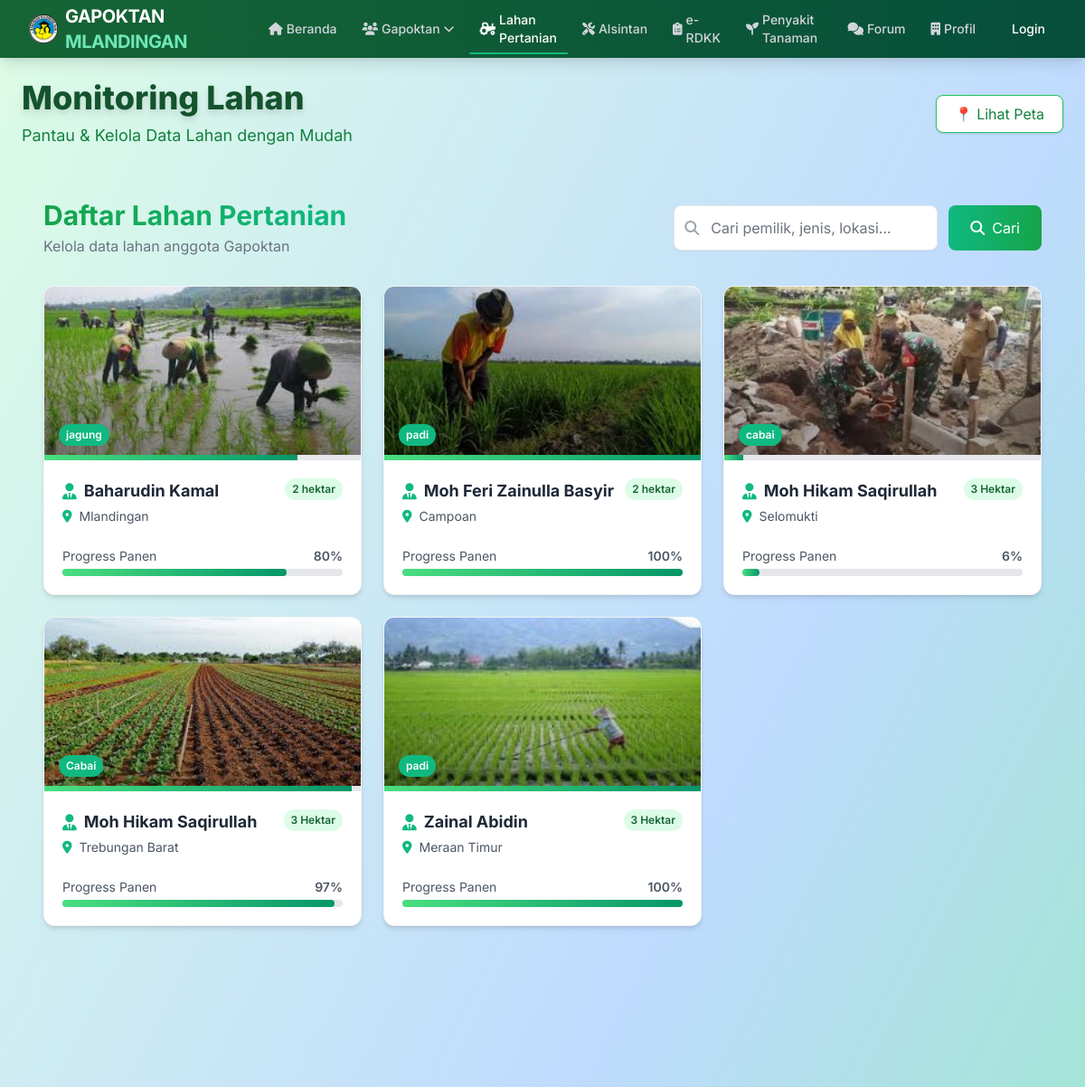
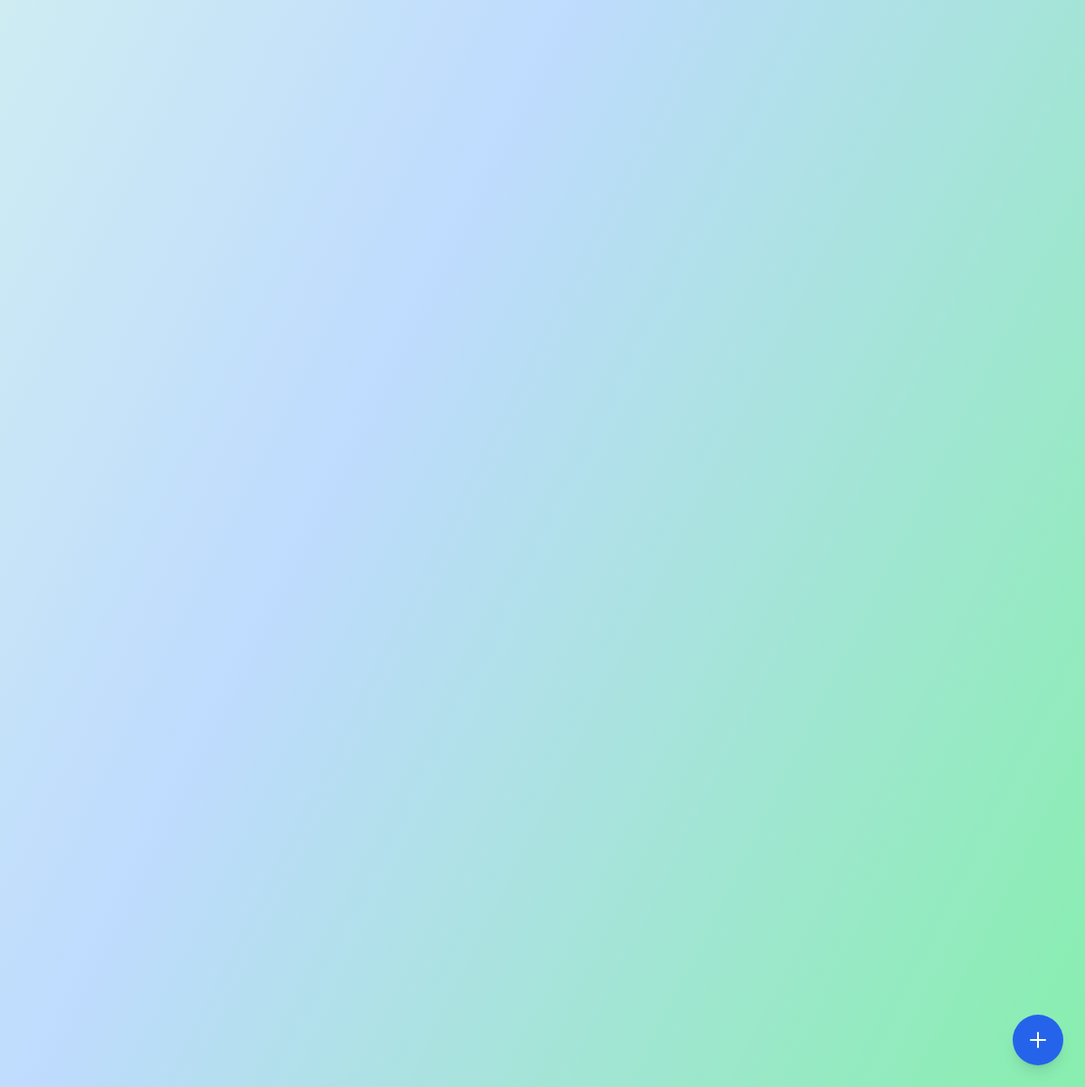
The page /petani/lahan on the database its author committed (2 pictures, top to bottom).
### administrator/models.py (models this page shows, shortened)
class Lahan(models.Model):
    pemilik = models.ForeignKey(Petani, on_delete=models.CASCADE)
    gambar_lahan = models.ImageField(upload_to='gambar/lahan', blank=False, null=True)
    luas = models.CharField(max_length=20)
    jenis_tanaman = models.CharField(max_length=100)
    lokasi = models.CharField(max_length=100)
    latitude = models.FloatField(null=True, blank=True)
    longitude = models.FloatField(null=True, blank=True)
    tanggal_tanam = models.DateField(null=True, blank=True)
    tanggal_panen = models.DateField(null=True, blank=True)
    created_at = models.DateField(default=timezone.now)
    slug = models.SlugField(max_length=200,null=True,blank=True, unique=True)
    class Meta:
        verbose_name_plural ="Data Lahan"
    @property
    def progress_tanam(self):
        if self.tanggal_tanam and self.tanggal_panen:
            total_days = (self.tanggal_panen - self.tanggal_tanam).days
            passed_days = (timezone.now().date() - self.tanggal_tanam).days
            if total_days > 0:
                progress = min(100, max(0, int((passed_days / total_days) * 100)))
                return progress
        return 0

class Petani(models.Model):
    grup = models.ForeignKey(Grup, on_delete=models.CASCADE, related_name='anggota')
    nama = models.CharField(max_length=100)
    nik = models.CharField(max_length=100, default="0000000000000000")
    no_hp = models.CharField(max_length=15)
    alamat = RichTextField(blank=True, null=True)
    created_at = models.DateField(default=timezone.now)
    slug = models.SlugField(max_length=200,null=True,blank=True, unique=True)
    class Meta:
        verbose_name_plural ="Data Petani"
    def __str__(self):
        return self.nama

### petani/views.py (the view)
# urls.py: path('lahan', views.lahan, name='lahan'),
def lahan(request):
    query = request.GET.get('q')
    if query:
        query_lahan = Lahan.objects.filter(
            Q(pemilik__nama__icontains=query) |
            Q(jenis_tanaman__icontains=query) |
            Q(lokasi__icontains=query)
        ).order_by('-id')
    else:
        query_lahan = Lahan.objects.order_by('-id')
    lahan_data = [
        {
            'pemilik': l.pemilik.nama,
            'luas': l.luas,
            'jenis_tanaman': l.jenis_tanaman,
            'latitude': l.latitude,
            'longitude': l.longitude
        } for l in query_lahan if l.latitude and l.longitude
    ]
    context = {
        'judul': 'Halaman Lahan',
        "menu": "lahan",
        'lahan': query_lahan,
        'daftar_petani': Petani.objects.all(),
        'lahan_json': json.dumps(lahan_data, cls=DjangoJSONEncoder),
    }
    return render(request, 'lahan.html', context)

### petani/templates/lahan.html (shortened to what this page needs)
{% extends "base.html" %}
{% load static %}
{% block content %}
<div x-data="{ step: 1, openIndex: null, images: [] }"
     class="flex-1 p-6 bg-gradient-to-br from-green-100 via-blue-200 to-green-300 min-h-screen">
    <div class="flex flex-col md:flex-row items-center justify-between mb-8">
        <div class="text-center md:text-left">
            <h1 class="text-4xl font-extrabold text-green-900 drop-shadow-lg">Monitoring Lahan</h1>
            <p class="text-lg text-green-700 mt-2">Pantau & Kelola Data Lahan dengan Mudah</p>
        </div>
        <button @click="step = 3"
            class="mt-4 md:mt-0 bg-white text-green-700 border border-green-500 px-5 py-2 rounded-lg hover:bg-green-100 transition shadow">
            📍 Lihat Peta
        </button>
    </div>
<div x-show="step === 1" x-transition class="p-6 max-w-7xl mx-auto w-full">
    <div class="flex flex-col md:flex-row md:items-center justify-between mb-8 gap-4">
        <div>
            <h2 class="text-3xl font-bold text-gray-800 flex items-center">
                <span class="bg-gradient-to-r from-green-600 to-emerald-500 bg-clip-text text-transparent">Daftar Lahan Pertanian</span>
            </h2>
            <p class="text-gray-500 mt-1">Kelola data lahan anggota Gapoktan</p>
        </div>
        <form method="get" action="" class="flex flex-col sm:flex-row gap-3 w-full md:w-auto">
            <div class="relative flex-1">
                <div class="absolute inset-y-0 left-0 pl-3 flex items-center pointer-events-none">
                </div>
                <input type="text" name="q" placeholder="Cari pemilik, jenis, lokasi..."
                       value="{{ request.GET.q }}"
                       class="pl-10 pr-4 py-3 w-full rounded-lg border border-gray-200 focus:ring-2 focus:ring-emerald-500 focus:border-emerald-500 shadow-sm transition duration-200">
            </div>
            <button type="submit"
                    class="bg-gradient-to-r from-emerald-500 to-green-600 text-white px-6 py-3 rounded-lg hover:shadow-lg transition-all duration-200 flex items-center justify-center gap-2">
                <i class="fas fa-search"></i> Cari
            </button>
        </form>
    </div>
    {% if lahan %}
    <div class="grid grid-cols-1 sm:grid-cols-2 lg:grid-cols-3 xl:grid-cols-4 gap-6">
        {% for row in lahan %}
        <div class="bg-white rounded-xl shadow-md overflow-hidden hover:shadow-xl transition-all duration-300 border border-gray-100">
            <div class="relative h-48 overflow-hidden group">
                <img src="{{ row.gambar_lahan.url }}" alt="Lahan {{ row.pemilik }}"
                     class="w-full h-full object-cover transition-transform duration-500 group-hover:scale-105"
                     @click="images = [...document.querySelectorAll('.grid img')].map(img => img.src); openIndex = {{ forloop.counter0 }}">
                <div class="absolute inset-0 bg-gradient-to-t from-black/40 to-transparent flex items-end p-4">
                    <span class="bg-emerald-500 text-white text-xs font-semibold px-2 py-1 rounded-full">
                        {{ row.jenis_tanaman }}
                    </span>
                </div>
                <div class="absolute bottom-0 left-0 right-0 h-1.5 bg-gray-200">
                    <div class="h-full bg-gradient-to-r from-green-400 to-emerald-600"
                         style="width: {{ row.progress_tanam }}%"></div>
                </div>
            </div>
            <div class="p-5">
                <div class="flex items-start justify-between">
                    <div>
                        <h3 class="font-bold text-lg text-gray-800 mb-1 flex items-center gap-2">
                            <i class="fas fa-user-tie text-emerald-500"></i>
                            {{ row.pemilik }}
                        </h3>
                        <p class="text-gray-600 text-sm mb-2 flex items-center gap-2">
                            <i class="fas fa-map-marker-alt text-emerald-500"></i>
                            {{ row.lokasi|safe }}
                        </p>
                    </div>
                    <span class="bg-green-100 text-green-800 text-xs font-semibold px-2 py-1 rounded-full">
                        {{ row.luas }}
                    </span>
                </div>
                <div class="mt-4">
                    <div class="flex justify-between text-sm text-gray-600 mb-1">
                        <span>Progress Panen</span>
                        <span class="font-semibold">{{ row.progress_tanam }}%</span>
                    </div>
                    <div class="w-full bg-gray-200 rounded-full h-2">
                        <div class="bg-gradient-to-r from-green-400 to-emerald-600 h-2 rounded-full"
                             style="width: {{ row.progress_tanam }}%"></div>
                    </div>
                </div>
            </div>
        </div>
        {% endfor %}
    </div>
    {% endif %}
</div>
    <div x-show="step === 1" class="fixed bottom-6 right-6 z-50">
        <button @click="step = 2"
            class="bg-blue-600 text-white p-4 rounded-full shadow-lg hover:bg-blue-700 transition text-xl flex items-center gap-2">
            <svg xmlns="http://www.w3.org/2000/svg" class="h-6 w-6 text-white" fill="none" viewBox="0 0 24 24"
                stroke="currentColor" stroke-width="2">
                <path stroke-linecap="round" stroke-linejoin="round" d="M12 4v16m8-8H4" />
            </svg>
        </button>
    </div>
</div>
{% endblock content %}

### templates/styles.html (style rules this page uses)
body { font-family: 'Inter', sans-serif; @apply bg-gray-50 text-gray-800 antialiased min-h-full; }

### rows shown on the page
Lahan: gambar_lahan (picture), jenis_tanaman "jagung", pemilik "Baharudin Kamal", lokasi "Mlandingan", luas "2 hektar", progress_tanam "80"
Lahan: gambar_lahan (picture), jenis_tanaman "padi", pemilik "Moh Feri Zainulla Basyir", lokasi "Campoan", luas "2 hektar", progress_tanam "100"
Lahan: gambar_lahan (picture), jenis_tanaman "cabai", pemilik "Moh Hikam Saqirullah", lokasi "Selomukti", luas "3 Hektar", progress_tanam "6"
Lahan: gambar_lahan (picture), jenis_tanaman "Cabai", pemilik "Moh Hikam Saqirullah", lokasi "Trebungan Barat", luas "3 Hektar", progress_tanam "97"
Lahan: gambar_lahan (picture), jenis_tanaman "padi", pemilik "Zainal Abidin", lokasi "Meraan Timur", luas "3 Hektar", progress_tanam "100"
